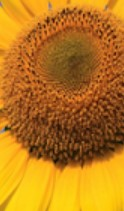
#> input picture img/xiangrikui2.jpg, 124 x 211 px, found by its file name
$ python '!38-1.py'   (older library calls are emulated)
#> lines starting #> are read from the running program, lines starting #| are printed output that depends on the picture; after the words box and inside, x2 and y2 are one past the last pixel; in counts of white or black regions, pixels touching at a corner belong together
import numpy as np
import cv2
from matplotlib import pyplot as plt
MIN_MATCH_COUNT = 10
img1 = cv2.imread('img/xiangrikui2.jpg',0) # queryImage
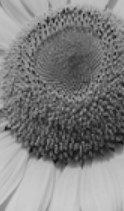
#> img1: shape (211, 124); min 13, max 209, mean 128.2
img2 = cv2.imread('img/xiangrikui.jpg',0) # trainImage
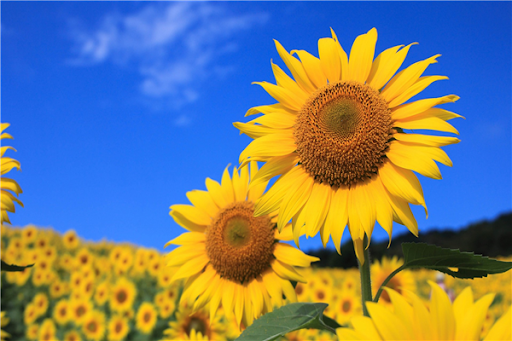
#> input picture img/xiangrikui.jpg, 512 x 341 px, found by its file name
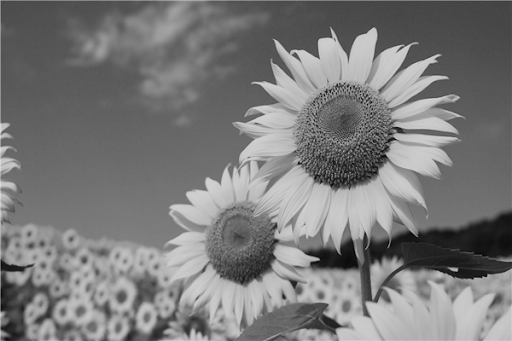
#> img2: shape (341, 512); min 0, max 219, mean 122.6
# Initiate SIFT detector
sift = cv2.SIFT()
# find the keypoints and descriptors with SIFT
kp1, des1 = sift.detectAndCompute(img1,None)
#> kp1 = 506 keypoints; strongest (x, y, size): (6, 128, 3), (47, 21, 2.7), (67, 143, 41.6), (114, 37, 2.4)
kp2, des2 = sift.detectAndCompute(img2,None)
#> kp2 = 756 keypoints; strongest (x, y, size): (455, 269, 3.3), (317, 259, 2.7), (316, 259, 3), (299, 163, 1.9)
FLANN_INDEX_KDTREE = 0
index_params = dict(algorithm = FLANN_INDEX_KDTREE, trees = 5)
search_params = dict(checks = 50)
flann = cv2.FlannBasedMatcher(index_params, search_params)
matches = flann.knnMatch(des1,des2,k=2)
#> matches = 506 matches
# store all the good matches as per Lowe's ratio test.
good = []
for m,n in matches:
    if m.distance < 0.7*n.distance:
        good.append(m)
#> after the loop, good = 27 matches

if len(good)>MIN_MATCH_COUNT:
    # 获取关键点的坐标
    src_pts = np.float32([ kp1[m.queryIdx].pt for m in good ]).reshape(-1,1,2)
#> src_pts = 27 rows, first 8: [6.2, 128.3], [10.59, 94.86], [10.59, 94.86], [10.96, 100.5], [23.02, 116.8], [23.24, 146.6], [24.61, 152.9], [34.92, 150.6]
    dst_pts = np.float32([ kp2[m.trainIdx].pt for m in good ]).reshape(-1,1,2)
#> dst_pts = 27 rows, first 8: [298.7, 163.1], [301.6, 140.9], [301.6, 140.9], [301.9, 144.6], [310, 155.5], [310.1, 175.3], [311.1, 179.5], [317.4, 178.1]
    # 第三个参数 Method used to computed a homography matrix. The following methods are possible:
    #0 - a regular method using all the points
    #CV_RANSAC - RANSAC-based robust method
    #CV_LMEDS - Least-Median robust method
    # 第四个参数取值范围在 1 到 10，ᲁ绝一个点对的阈值。原图像的点经过变换后点与目标图像上对应点的误差
    # 超过误差就认为是 outlier
    # 返回值中 M 为变换矩阵。
    M, mask = cv2.findHomography(src_pts, dst_pts, cv2.RANSAC,5.0)
#> M = [[0.657, 0.00215, 294.4], [-0.00483, 0.666, 77.76], [-2.33e-05, 6.12e-07, 1]]; mask = 27 values from 1 to 1
    matchesMask = mask.ravel().tolist()
#> matchesMask = 27 values from 1 to 1
    # 获得原图像的高和宽
    h,w = img1.shape
#> h = 211; w = 124
    # 使用得到的变换矩阵对原图像的四个角进行变换，获得在目标图像上对应的坐标。
    pts = np.float32([ [0,0],[0,h-1],[w-1,h-1],[w-1,0] ]).reshape(-1,1,2)
#> pts = [[0, 0], [0, 210], [123, 210], [123, 0]]
    dst = cv2.perspectiveTransform(pts,M)
#> dst = [[294.4, 77.76], [294.8, 217.5], [376.7, 217.6], [376.3, 77.38]]
    # 原图像为灰度图
    cv2.polylines(img2,[np.int32(dst)],True,255,10, cv2.LINE_AA)
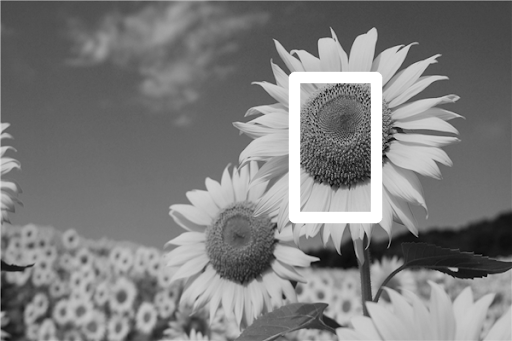
#> img2: shape (341, 512); 3.28% of pixels changed, all inside (x1, y1, x2, y2) = (288, 71, 383, 224)
else:
    print("Not enough matches are found - %d/%d" % (len(good),MIN_MATCH_COUNT))
    matchesMask = None

draw_params = dict(matchColor = (0,255,0), # draw matches in green color
singlePointColor = None,matchesMask = matchesMask, # draw only inliers
flags = 2)
#> draw_params = 4 items
img3 = cv2.drawMatches(img1,kp1,img2,kp2,good,None,**draw_params)
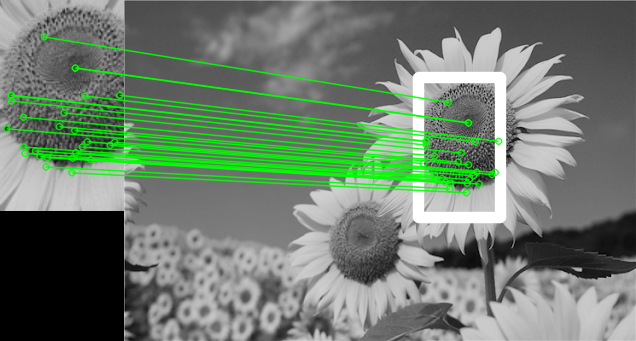
#> img3: shape (341, 636, 3); mean of channels 0, 1, 2 109.1, 124.9, 109.1; drawn as B, G, R
cv2.imshow('img',img3)
cv2.waitKey(0)
cv2.destroyAllWindows()
